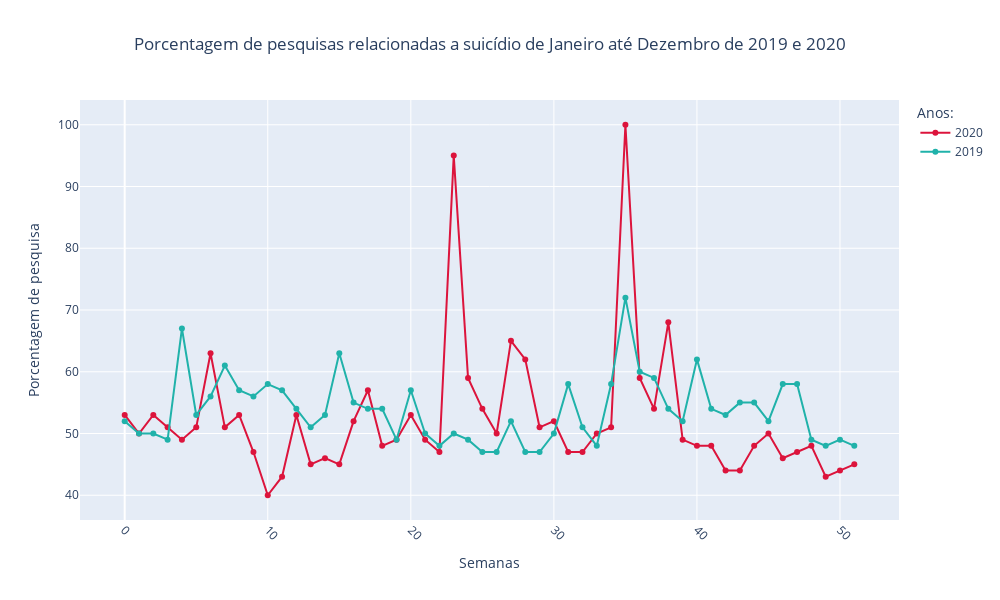

Notebook code for this chart:
### Markdown cell above
Gerando os gráficos

### Code cell
# Gráfico 1

ano_20= go.Scatter(x=[0,1,2,3,4,5,6,7,8,9,10,11,12,13,14, 15, 16, 17, 18, 19, 20, 21, 22, 23, 24, 25, 26, 27, 28, 29, 30, 31, 32, 33, 34, 35, 36, 37, 38, 39, 40, 41, 42, 43, 44, 45, 46, 47, 48, 49, 50, 51], y=suicide_searches['porcentagem_2020'],
                    mode='lines+markers',
                    name='2020', line = dict(color='crimson', width=2))
ano_19= go.Scatter(x=[0,1,2,3,4,5,6,7,8,9,10,11,12,13,14, 15, 16, 17, 18, 19, 20, 21, 22, 23, 24, 25, 26, 27, 28, 29, 30, 31, 32, 33, 34, 35, 36, 37, 38, 39, 40, 41, 42, 43, 44, 45, 46, 47, 48, 49, 50, 51], y=suicide_searches['porcentagem_2019'],
                    mode='lines+markers',
                    name='2019', line = dict(color='lightseagreen', width=2))
data= [ano_20, ano_19]
layout= go.Layout(title={
                    'text' : 'Porcentagem de pesquisas relacionadas a suicídio de Janeiro até Dezembro de 2019 e 2020',
                    'x' : 0.5,
                    'xref' : 'paper',
                    'xanchor' : 'center'},
                   yaxis={'title':'Porcentagem de pesquisa'},
                   xaxis={'title': 'Semanas', 'tickangle' : 45},
                   legend_title="Anos:",
                    height=600, width=1000)
fig = go.Figure(data= data, layout=layout)
fig.show()

### Figure 1 — Plotly figure (JSON) as saved in the notebook; plotly's stock layout.template omitted (floating-point values rounded to 4 significant figures)
{"data": [{"line": {"color": "crimson", "width": 2}, "mode": "lines+markers", "name": "2020", "type": "scatter", "x": [0, 1, 2, 3, 4, 5, 6, 7, 8, 9, 10, 11, 12, 13, 14, 15, 16, 17, 18, 19, 20, 21, 22, 23, 24, 25, 26, 27, 28, 29, 30, 31, 32, 33, 34, 35, 36, 37, 38, 39, 40, 41, 42, 43, 44, 45, 46, 47, 48, 49, 50, 51], "y": [53, 50, 53, 51, 49, 51, 63, 51, 53, 47, 40, 43, 53, 45, 46, 45, 52, 57, 48, 49, 53, 49, 47, 95, 59, 54, 50, 65, 62, 51, 52, 47, 47, 50, 51, 100, 59, 54, 68, 49, 48, 48, 44, 44, 48, 50, 46, 47, 48, 43, 44, 45]}, {"line": {"color": "lightseagreen", "width": 2}, "mode": "lines+markers", "name": "2019", "type": "scatter", "x": [0, 1, 2, 3, 4, 5, 6, 7, 8, 9, 10, 11, 12, 13, 14, 15, 16, 17, 18, 19, 20, 21, 22, 23, 24, 25, 26, 27, 28, 29, 30, 31, 32, 33, 34, 35, 36, 37, 38, 39, 40, 41, 42, 43, 44, 45, 46, 47, 48, 49, 50, 51], "y": [52, 50, 50, 49, 67, 53, 56, 61, 57, 56, 58, 57, 54, 51, 53, 63, 55, 54, 54, 49, 57, 50, 48, 50, 49, 47, 47, 52, 47, 47, 50, 58, 51, 48, 58, 72, 60, 59, 54, 52, 62, 54, 53, 55, 55, 52, 58, 58, 49, 48, 49, 48]}], "layout": {"height": 600, "legend": {"title": {"text": "Anos:"}}, "title": {"text": "Porcentagem de pesquisas relacionadas a suicídio de Janeiro até Dezembro de 2019 e 2020", "x": 0.5, "xanchor": "center", "xref": "paper"}, "width": 1000, "xaxis": {"tickangle": 45, "title": {"text": "Semanas"}}, "yaxis": {"title": {"text": "Porcentagem de pesquisa"}}}}
